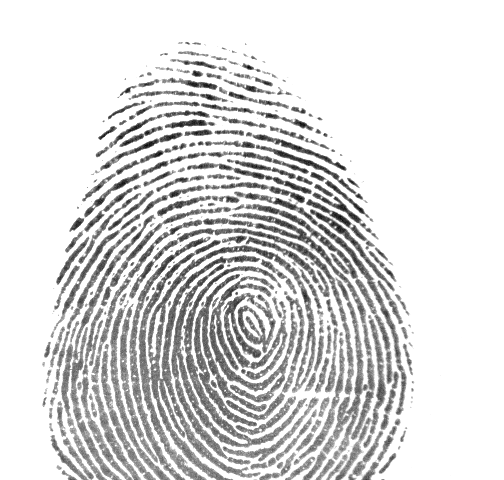
#> input picture Database/Train/CMS1/012_10_7.tif, 504 x 480 px, found by its file name; its folder holds 3 pictures in this run
$ python 'main copy.py'
#> lines starting #> are read from the running program, lines starting #| are printed output that depends on the picture; pictures that were not available may be replaced by others from this repository, and a replacement may not be noted
### Brute_Force_Matching_with_ORB_Descriptors.py
import cv2


ratio = 0.5


def create(image):
    orb = cv2.ORB_create()

    kp, des = orb.detectAndCompute(image, None)

    return (kp, des)


# [35 lines left out: functions calculate, calculate1, calculate2, not called in this run]

### main copy.py
import cv2
import os
import numpy as np
from time import *
from cal import *
# from FLANN_based_Matcher import *
from Brute_Force_Matching_with_ORB_Descriptors import *
# from Brute_Force_Matching_with_SIFT_Descriptors import *

sumSample = 0
preArray = [0 for i in range(15)]
recArray = [0 for i in range(15)]

pathTrain = "D:/VScode project/python/BTL_HTTM/Database/Train/"

dir_listTrain = os.listdir(pathTrain)

pathTest = "D:/VScode project/python/BTL_HTTM/Database/Test/"

dir_listTest = os.listdir(pathTest)

clahe = cv2.createCLAHE(clipLimit=2.0, tileGridSize=(8, 8))

kpanddestrain = list()

kpanddestest = list()

print("start")
start_time = time()

for folder in dir_listTrain:
    for file_name in os.listdir(pathTrain+folder):
        fingerprint_database_image = cv2.imread(
            pathTrain+"/"+folder+"/"+file_name, cv2.IMREAD_GRAYSCALE)
#> fingerprint_database_image is the input picture: shape (480, 504); min 0, max 255, mean 219

        fingerprint_database_image = clahe.apply(
            fingerprint_database_image)
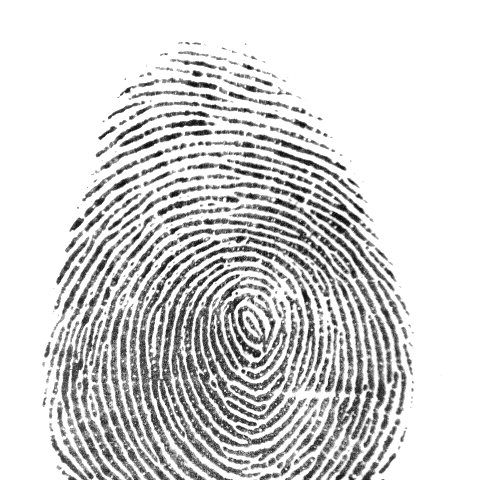
#> fingerprint_database_image: shape (480, 504); min 1, max 255, mean 215.6

        (kp, des) = create(fingerprint_database_image)
#> in create, `kp, des = orb.detectAndCompute(image, None)`: kp = 500 keypoints; strongest (x, y, size): (230, 94, 31), (243, 371, 31), (302, 199, 37.2), (193, 73, 31)

        kpanddestrain.append((folder, kp, des))
#> pass 2 of the loop `for folder in dir_listTrain:`:
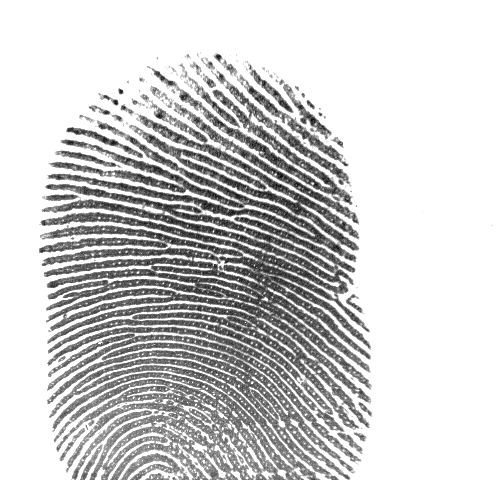
#> input picture Database/Train/CMS2/017_10_6.tif, 504 x 480 px, found by its file name
#> fingerprint_database_image is the input picture: shape (480, 504); min 0, max 255, mean 206.3
#> `fingerprint_database_image = clahe.apply( fingerprint_database_image)`:
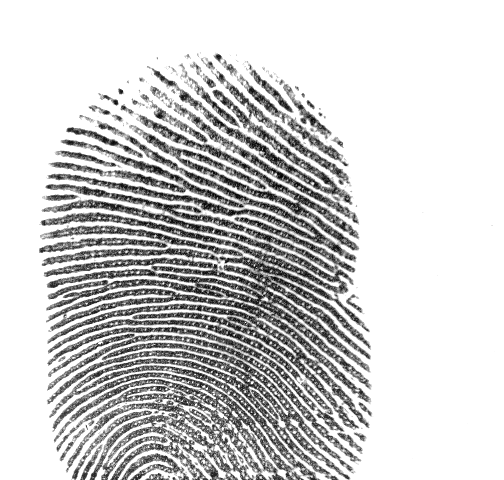
#> fingerprint_database_image: shape (480, 504); min 0, max 255, mean 205.7
#> in create (call 4), `kp, des = orb.detectAndCompute(image, None)`: kp = 500 keypoints; strongest (x, y, size): (116, 103, 31), (122, 91, 31), (119, 90, 31), (251, 382, 31)

for folder in dir_listTest:
    for file_name in os.listdir(pathTest+folder):
        test_original = cv2.imread(
            pathTest+"/"+folder+"/"+file_name, cv2.IMREAD_GRAYSCALE)

        test_original = clahe.apply(test_original)

        (kp, des) = create(test_original)
#> in create (call 5), `kp, des = orb.detectAndCompute(image, None)`: kp = 500 keypoints; strongest (x, y, size): (230, 94, 31), (243, 371, 31), (302, 199, 37.2), (193, 73, 31)

        kpanddestest.append((folder, kp, des))
        sumSample += 1

print("finish cal kp and des")
print((time()-start_time)/60)

xx, yy = [], []
listCompare = [[0 for i in range(len(kpanddestrain))]
               for j in range(len(kpanddestest))]

counti = 0
countj = 0
for i in kpanddestest:
    for j in kpanddestrain:
#> (the run stopped early here; a loop or call above may not have finished)
